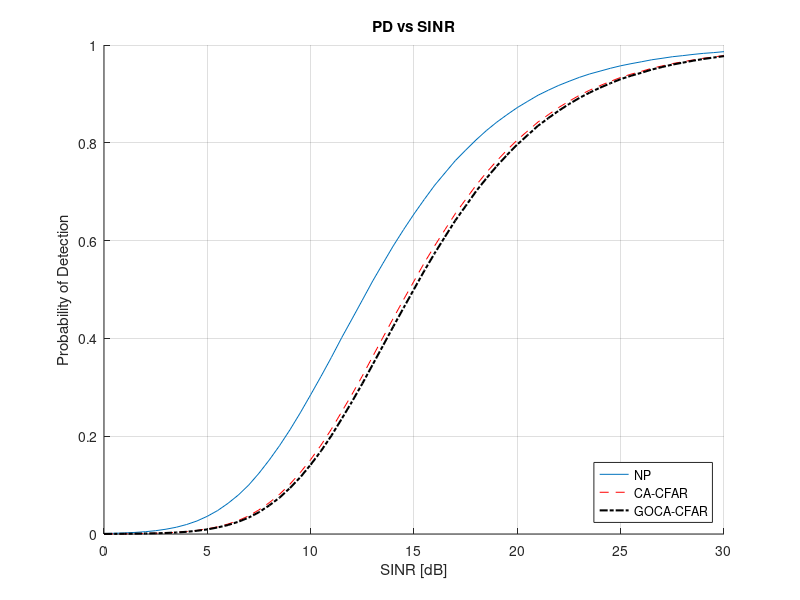

Write MATLAB code to recreate this figure.
%% File information
% Written by M. Y. Martin (MRTMOG014)
% EEE4022S (2018)
% PD_vs_SINR_NP_CA_GOCA.m: Generate PD vs SINR ROC for CA-, GOCA-CFAR and NP

%% Setup and Inputs
clc;
close all;
clear;

% define inputs and parameters
D = 800;                                % length of data; number of samples
N = 16;                                 % length of window
j = 1i;                                 % use j as sqrt(-1)
PFA_desired = 10^-6;                    % desired PFA
k_factor = round(3*N/4);                % OS-CFAR k-factor
SNR_dB = 0:0.5:30;                      % SNR range in Decibels
SNR = 10.^(SNR_dB./10);                   % Decibels to linear SNR
iterations = 10^6;                      % number of iterations/CUTs
k = 10^6;

%% Neyman-Pearson Setup
NP_false_alarms = 0;
NP_PD_matrix = zeros(length(SNR), ceil(iterations/10^6));

%% CA-CFAR Setup and Constant
CA_a = N*(PFA_desired^(-(1/N))-1);      % CA detection threshold
CA_false_alarms = 0;
CA_PD_matrix = NP_PD_matrix;

%% GOCA-CFAR Setup and Constant
GOCA_a = 2.4195;                        % for PFA = 10^-6, N = 16
GOCA_PD_matrix = NP_PD_matrix;
GOCA_false_alarms = 0;

%% Create noise
% complex Gaussian noise (I + jQ)/sqrt(2)
lagging_window = (randn(N/2,k) + j.*randn(N/2,k))/sqrt(2); % (N/2)xk

% complex Gaussian noise (I + jQ)/sqrt(2)
leading_window = (randn(N/2,k) + j.*randn(N/2,k))/sqrt(2); % (N/2)xk

%% Mean noise in reference cells
lagging_mean = mean((real(lagging_window).^2 + imag(lagging_window).^2),1);
leading_mean = mean((real(leading_window).^2 + imag(leading_window).^2),1);

%% Algorithm Thresholds 
% NP threshold
NP_T = -log(PFA_desired);

% CA-CFAR threshold
CA_g = (lagging_mean + leading_mean)/2;
CA_T = CA_a.*CA_g;

% GOCA threshold
sum_lagging = sum((real(lagging_window).^2 + imag(lagging_window).^2),1);
sum_leading = sum((real(leading_window).^2 + imag(leading_window).^2),1);
GOCA_g = zeros(1,k);

% determine which window's sum is greater, then add those cell entries into GOCA_g array
window_diff = sum_leading - sum_lagging;
lag_greater = find(window_diff <= 0);
lead_greater = find(window_diff > 0); 
GOCA_g(lead_greater) = sum_leading(lead_greater);
GOCA_g(lag_greater) = sum_lagging(lag_greater);

GOCA_T = GOCA_a.*GOCA_g;

%% H0 hypothesis (noise only)
H0 = (randn(1,k) + j*randn(1,k))/sqrt(2);

%% Algorithm PDs
for snr = 1:length(SNR)
    % H1 hypothesis (target and noise)
    H1 = H0 + ((randn(1,k) + j.*randn(1,k))/sqrt(2)).*sqrt(SNR(snr));

    % NP detections
    new_detections = find(((real(H1).^2 + imag(H1).^2) - NP_T) > 0);
    NP_PD_matrix(snr,1) = length(new_detections)./k;   % add new PD to PD_matrix

    % CA detections
    new_detections = find(((real(H1).^2 + imag(H1).^2) - CA_T) > 0);
    CA_PD_matrix(snr,1) = length(new_detections)./k;   % add new PD to PD_matrix

    % GOCA detections
    new_detections = find(((real(H1).^2 + imag(H1).^2) - GOCA_T) > 0);
    GOCA_PD_matrix(snr,1) = length(new_detections)./k;   % add new PD to PD_matrix
end

%% Plots and Results
figure;
title('PD vs SINR');
xlabel('SINR [dB]');
ylabel('Probability of Detection');
grid on;
hold on;
plot(SNR_dB,NP_PD_matrix,'-',SNR_dB,CA_PD_matrix,'--r',SNR_dB,GOCA_PD_matrix,'-.k','LineWidth',1.5);
SNR_vs_PD_legend = legend('NP','CA-CFAR','GOCA-CFAR');
set(SNR_vs_PD_legend,'Location','SouthEast');
